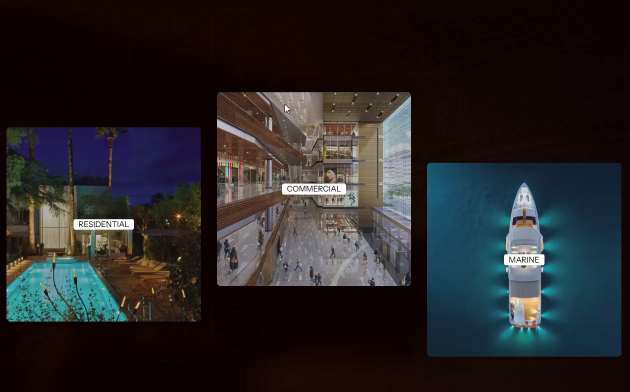
#> input picture frame 0 of design-refs/videos/02-cards-hover-reveal.mp4, 1260 x 784 px (shown at 1/2 size)
$ python extract_frames.py
#> lines starting #> are read from the running program, lines starting #| are printed output that depends on the picture
"""Extrae fotogramas de los vídeos de referencia para consulta rápida.
Uso: python design-refs/extract_frames.py
"""
import cv2
import os

BASE = os.path.dirname(os.path.abspath(__file__))
VID_DIR = os.path.join(BASE, "videos")
OUT_DIR = os.path.join(BASE, "frames")

INTERVAL = 0.5  # segundos entre fotogramas

os.makedirs(OUT_DIR, exist_ok=True)

for fname in sorted(os.listdir(VID_DIR)):
    if not fname.endswith(".mp4"):
        continue
    slug = fname.replace(".mp4", "")
    cap = cv2.VideoCapture(os.path.join(VID_DIR, fname))
    fps = cap.get(cv2.CAP_PROP_FPS)
    total = int(cap.get(cv2.CAP_PROP_FRAME_COUNT))
    duration = total / fps if fps else 0
    print(f"{fname}: {fps:.0f}fps {duration:.1f}s")

    t = 0.0
    while t <= duration:
        cap.set(cv2.CAP_PROP_POS_MSEC, t * 1000)
        ok, frame = cap.read()
#> frame is the input picture: shape (784, 1260, 3); mean B, G, R 39, 38.2, 40.3
        if ok:
            h, w = frame.shape[:2]
#> h = 784; w = 1260
            scale = 900 / w
#> scale = 0.714
            frame = cv2.resize(frame, (900, int(h * scale)))
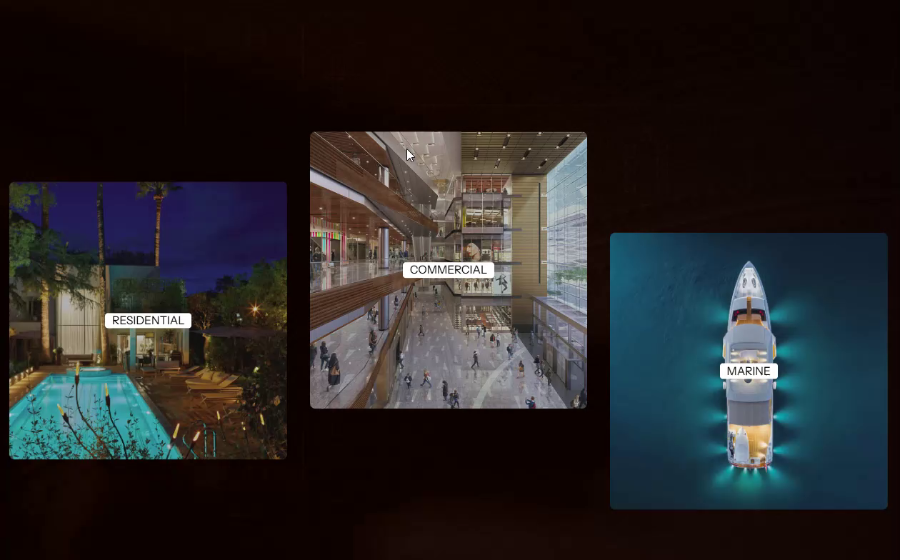
#> frame: shape (560, 900, 3); mean B, G, R 39, 38.2, 40.3
            cv2.imwrite(
                f"{OUT_DIR}/{slug}__{t:05.1f}s.jpg",
                frame,
                [cv2.IMWRITE_JPEG_QUALITY, 80],
            )
        t += INTERVAL
    cap.release()
print("done")
